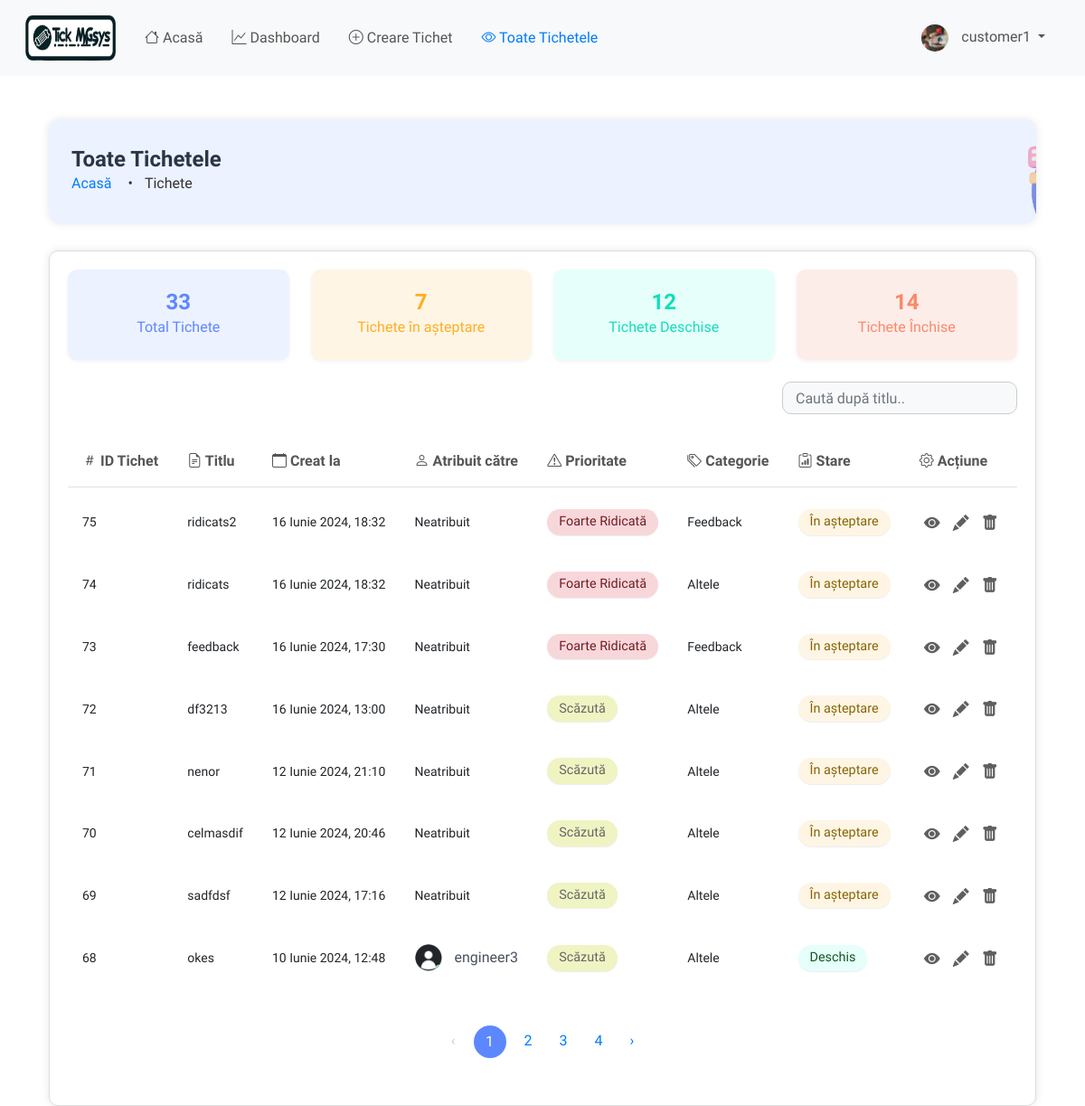
The app's page /ticket/all-tickets/ (signed in), older data.
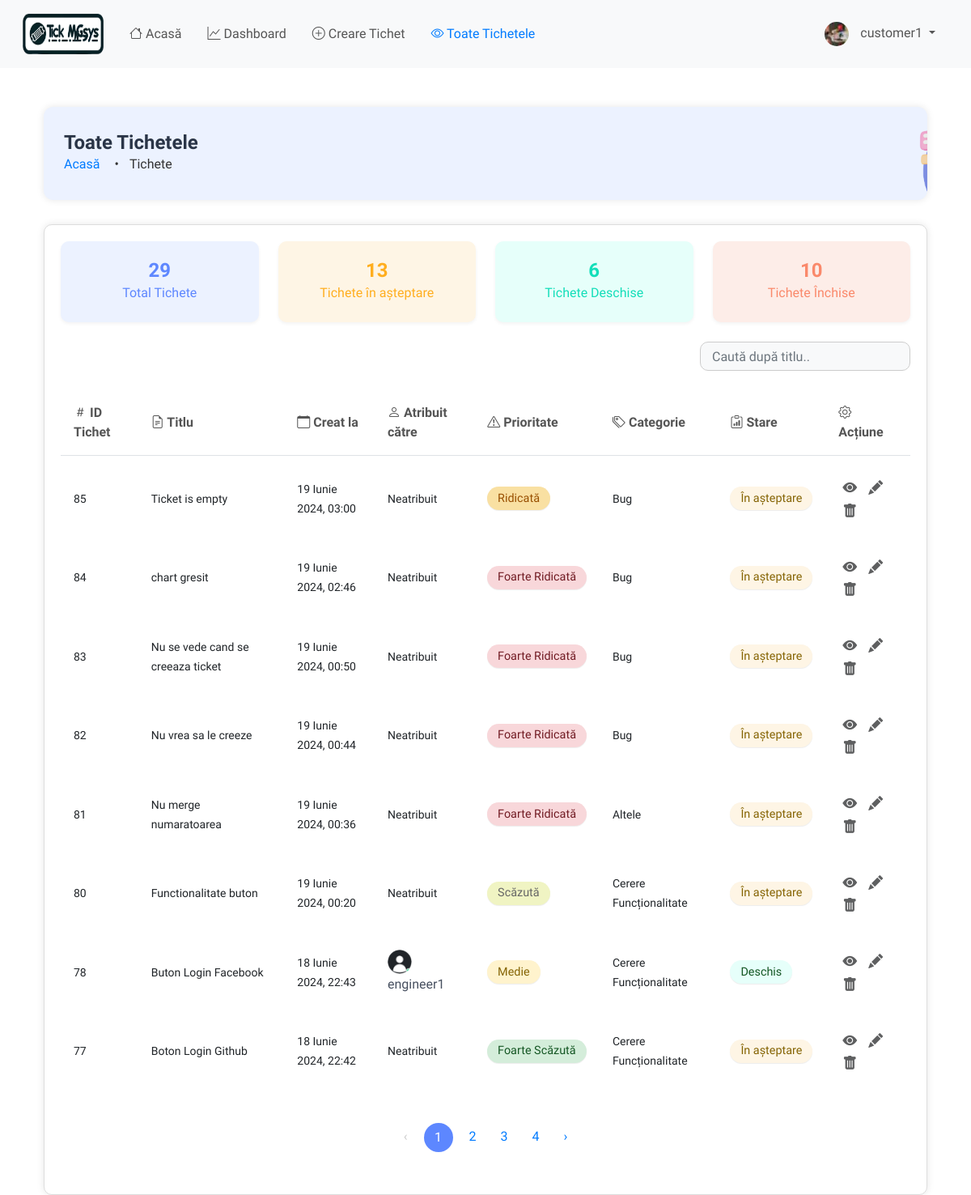
The same page, newer data.
### ticket/models.py (models this page shows, shortened)
class Ticket(models.Model):
    PRIORITY_CHOICES = (
        ('Very Low', 'Foarte Scăzut'),
        ('Low', 'Scăzut'),
        ('Medium', 'Mediu'),
        ('High', 'Ridicat'),
        ('Very High', 'Foarte Ridicat'),
    )
    CATEGORY_CHOICES = (
        ('Bug', 'Bug'),
        ('Feature Request', 'Cerere Funcționalitate'),
        ('Customer Support', 'Suport Client'),
        ('Sales', 'Vânzări'),
        ('Feedback', 'Feedback'),
        ('Other', 'Altele'),
    )
    STATUS_CHOICES = (
        ('Active', 'Activ'),
        ('Completed', 'Completat'),
        ('Pending', 'În așteptare'),
    )
    id = models.AutoField(primary_key=True)
    title = models.CharField(max_length=100, validators=[MaxLengthValidator(100)], unique=True)
    description = models.TextField()
    priority = models.CharField(max_length=9, choices=PRIORITY_CHOICES, default='Low')
    category = models.CharField(max_length=20, choices=CATEGORY_CHOICES, default='Other')
    created_by = models.ForeignKey(User, on_delete=models.CASCADE, related_name='tickets_created', editable=False)
    date_created = models.DateTimeField(auto_now_add=True)
    assigned_to = models.ForeignKey(User, on_delete=models.DO_NOTHING, null=True, blank=True,
                                    related_name='tickets_assigned')
    is_resolved = models.BooleanField(default=False)
    accepted_date = models.DateTimeField(null=True, blank=True)
    closed_date = models.DateTimeField(null=True, blank=True)
    ticket_status = models.CharField(max_length=20, choices=STATUS_CHOICES, default='Pending')
    updated_at = models.DateTimeField(auto_now=True)
    class Meta:
        verbose_name = "Ticket"
        verbose_name_plural = "Tickets"
        ordering = ['-date_created']
        unique_together = ('title', 'created_by')
        indexes = [
            models.Index(fields=['priority']),
            models.Index(fields=['category']),
            models.Index(fields=['ticket_status']),
            models.Index(fields=['date_created']),
            models.Index(fields=['updated_at']),
        ]

### users/models.py (models this page shows, shortened)
class User(AbstractUser):
    is_customer = models.BooleanField(default=False)
    is_engineer = models.BooleanField(default=False)
    is_admin = models.BooleanField(default=False)  # New field for admin users
    profile_image = models.ImageField(upload_to='profile_images/', default='profile_images/default.png')

### ticket/views.py (the view)
# urls.py: path('all-tickets/', views.all_tickets, name='all-tickets'),
@login_required
def all_tickets(request):
    status_filter = request.GET.get('status', 'all')
    if request.user.is_superuser:  # Admin users see all tickets
        base_queryset = Ticket.objects.all()
    else:  # Non-admin users see only their tickets
        base_queryset = Ticket.objects.filter(created_by=request.user)
    total_tickets = base_queryset.count()
    pending_tickets = base_queryset.filter(ticket_status='Pending').count()
    open_tickets = base_queryset.filter(ticket_status='Active').count()
    closed_tickets = base_queryset.filter(ticket_status='Completed').count()
    if status_filter != 'all':
        tickets_list = base_queryset.filter(ticket_status=status_filter.capitalize())
    else:
        tickets_list = base_queryset
    paginator = Paginator(tickets_list, 8)  # Show 8 tickets per page
    page = request.GET.get('page')
    try:
        tickets = paginator.page(page)
    except PageNotAnInteger:
        tickets = paginator.page(1)
    except EmptyPage:
        tickets = paginator.page(paginator.num_pages)
    context = {
        'tickets': tickets,
        'total_tickets': total_tickets,
        'pending_tickets': pending_tickets,
        'open_tickets': open_tickets,
        'closed_tickets': closed_tickets,
        'page': page,
        'status_filter': status_filter,
    }
    return render(request, 'ticket/all_tickets.html', context)

### templates/ticket/all_tickets.html (shortened to what the changed rows need)
{% extends 'base.html' %}
{% load static %}
{% block content %}
<div class="container mt-5">
  <div class="header-box">
    <div class="header-content">
      <h1 class="header-title">Toate Tichetele</h1>
    </div>
  </div>
  <div class="content-box">
    <div class="row">
      <div class="col-md-3 mb-4">
        <div class="card text-center bg-total-tickets ticket-card" onclick="window.location.href='?status=all'">
          <div class="card-body ticket-card-body">
            <p class="card-number ticket-card-number mb-0">{{ total_tickets }}</p>
            <h5 class="card-title ticket-card-title mt-0">Total Tichete</h5>
          </div>
        </div>
      </div>
      <div class="col-md-3 mb-4">
        <div class="card text-center bg-pending-tickets ticket-card" onclick="window.location.href='?status=pending'">
          <div class="card-body ticket-card-body">
            <p class="card-number ticket-card-number mb-0">{{ pending_tickets }}</p>
            <h5 class="card-title ticket-card-title mt-0">Tichete în așteptare</h5>
          </div>
        </div>
      </div>
      <div class="col-md-3 mb-4">
        <div class="card text-center bg-open-tickets ticket-card" onclick="window.location.href='?status=active'">
          <div class="card-body ticket-card-body">
            <p class="card-number ticket-card-number mb-0">{{ open_tickets }}</p>
            <h5 class="card-title ticket-card-title mt-0">Tichete Deschise</h5>
          </div>
        </div>
      </div>
      <div class="col-md-3 mb-4">
        <div class="card text-center bg-closed-tickets ticket-card" onclick="window.location.href='?status=completed'">
          <div class="card-body ticket-card-body">
            <p class="card-number ticket-card-number mb-0">{{ closed_tickets }}</p>
            <h5 class="card-title ticket-card-title mt-0">Tichete Închise</h5>
          </div>
        </div>
      </div>
    </div>
    <div class="table-responsive">
      <table class="table table-hover" id="ticketTable">
        <thead class="thead-light">
          <tr>
        <th scope="col"><i class="bi bi-hash"></i> ID Tichet</th>
        <th scope="col"><i class="bi bi-file-earmark-text"></i> Titlu</th>
        <th scope="col"><i class="bi bi-calendar"></i> Creat la</th>
        <th scope="col"><i class="bi bi-person"></i> Atribuit către</th>
        <th scope="col"><i class="bi bi-exclamation-triangle"></i> Prioritate</th>
        <th scope="col"><i class="bi bi-tags"></i> Categorie</th>
        <th scope="col"><i class="bi bi-clipboard-data"></i> Stare</th>
        <th scope="col"><i class="bi bi-gear"></i> Acțiune</th>
          </tr>
        </thead>
        <tbody>
          {% for ticket in tickets %}
          <tr class="ticket-row" data-status="{{ ticket.ticket_status|lower }}">
            <td><small>{{ ticket.id }}</small></td>
            <td><small>{{ ticket.title }}</small></td>
            <td><small>{{ ticket.date_created }}</small></td>
            <td>
              {% if ticket.assigned_to %}
              <img src="{{ ticket.assigned_to.profile_image.url }}" alt="Imagine de Profil {{ ticket.assigned_to.username }}" class="profile-image">
              <span class="assigned-username">{{ ticket.assigned_to.username }}</span>
              {% else %}
              <small>Neatribuit</small>
              {% endif %}
            </td>
            <td>
              {% if ticket.priority == 'Very Low' %}
              <span class="badge badge-very-low">Foarte Scăzută</span>
              {% elif ticket.priority == 'Low' %}
              <span class="badge badge-low">Scăzută</span>
              {% elif ticket.priority == 'Medium' %}
              <span class="badge badge-medium">Medie</span>
              {% elif ticket.priority == 'High' %}
              <span class="badge badge-high">Ridicată</span>
              {% elif ticket.priority == 'Very High' %}
              <span class="badge badge-very-high">Foarte Ridicată</span>
              {% endif %}
            </td>
            <td><small>{{ ticket.get_category_display }}</small></td>
            <td>
              {% if ticket.ticket_status == 'Active' %}
              <span class="badge badge-open">Deschis</span>
              {% elif ticket.ticket_status == 'Pending' %}
              <span class="badge badge-pending">În așteptare</span>
              {% elif ticket.ticket_status == 'Completed' %}
              <span class="badge badge-closed">Închis</span>
              {% endif %}
            </td>
            <td>
              <a href="{% url 'ticket-details' ticket.pk %}" class="btn btn-view btn-sm" title="Detalii">
                <i class="bi bi-eye-fill"></i>
              </a>
              {% if ticket.ticket_status == 'Completed' %}
                <span class="btn btn-edit btn-sm disabled" title="Editează">
                  <i class="bi bi-pencil-fill text-muted"></i>
                </span>
              {% else %}
                <a href="{% url 'update-ticket' ticket.pk %}" class="btn btn-edit btn-sm" title="Editează">
                  <i class="bi bi-pencil-fill"></i>
                </a>
              {% endif %}
              <a href="#" class="btn btn-delete btn-sm" data-bs-toggle="modal" data-bs-target="#deleteModal" data-ticket-id="{{ ticket.pk }}" title="Șterge">
                <i class="bi bi-trash-fill"></i>
              </a>
            </td>
          </tr>
          {% endfor %}
        </tbody>
      </table>
        <div class="pagination-container">
          <nav aria-label="Navigare pagină exemplu">
            <ul class="pagination">
              {% for num in tickets.paginator.page_range %}
              {% if num > tickets.number|add:'-4' and num < tickets.number|add:'4' %}
              {% if tickets.number == num %}
              <li class="page-item active"><a class="page-link" href="#">{{ num }}</a></li>
              {% else %}
              <li class="page-item"><a class="page-link" href="?page={{ num }}&status={{ status_filter }}">{{ num }}</a></li>
              {% endif %}
              {% endif %}
              {% endfor %}
            </ul>
          </nav>
        </div>
      </div>
    </div>
</div>
{% endblock content %}

Row changes from the older to the newer data that the page shows:
no longer on this page (row unchanged): Ticket: id "75", title "ridicats2", date_created "16 Iunie 2024, 18:32", shows "Neatribuit", priority "Foarte Ridicată", category "Feedback", ticket_status "În așteptare"
no longer on this page (row unchanged): Ticket: id "74", title "ridicats", date_created "16 Iunie 2024, 18:32", shows "Neatribuit", priority "Foarte Ridicată", category "Altele", ticket_status "În așteptare"
no longer on this page (row unchanged): Ticket: id "73", title "feedback", date_created "16 Iunie 2024, 17:30", shows "Neatribuit", priority "Foarte Ridicată", category "Feedback", ticket_status "În așteptare"
no longer on this page (row edited): Ticket: id "72", title "df3213", date_created "16 Iunie 2024, 13:00", shows "Neatribuit", priority "Scăzută", category "Altele", ticket_status "În așteptare"
no longer on this page (row edited): Ticket: id "71", title "nenor", date_created "12 Iunie 2024, 21:10", shows "Neatribuit", priority "Scăzută", category "Altele", ticket_status "În așteptare"
no longer on this page (row unchanged): Ticket: id "70", title "celmasdif", date_created "12 Iunie 2024, 20:46", shows "Neatribuit", priority "Scăzută", category "Altele", ticket_status "În așteptare"
no longer on this page (row unchanged): Ticket: id "69", title "sadfdsf", date_created "12 Iunie 2024, 17:16", shows "Neatribuit", priority "Scăzută", category "Altele", ticket_status "În așteptare"
no longer on this page (row edited): Ticket: id "68", title "okes", date_created "10 Iunie 2024, 12:48", assigned_to.profile_image (placeholder picture), assigned_to.username "engineer3", priority "Scăzută", category "Altele", ticket_status "Deschis"
added Ticket: id "85", title "Ticket is empty", date_created "19 Iunie 2024, 03:00", shows "Neatribuit", priority "Ridicată", category "Bug", ticket_status "În așteptare"
added Ticket: id "84", title "chart gresit", date_created "19 Iunie 2024, 02:46", shows "Neatribuit", priority "Foarte Ridicată", category "Bug", ticket_status "În așteptare"
added Ticket: id "83", title "Nu se vede cand se creeaza ticket", date_created "19 Iunie 2024, 00:50", shows "Neatribuit", priority "Foarte Ridicată", category "Bug", ticket_status "În așteptare"
added Ticket: id "82", title "Nu vrea sa le creeze", date_created "19 Iunie 2024, 00:44", shows "Neatribuit", priority "Foarte Ridicată", category "Bug", ticket_status "În așteptare"
added Ticket: id "81", title "Nu merge numaratoarea", date_created "19 Iunie 2024, 00:36", shows "Neatribuit", priority "Foarte Ridicată", category "Altele", ticket_status "În așteptare"
added Ticket: id "80", title "Functionalitate buton", date_created "19 Iunie 2024, 00:20", shows "Neatribuit", priority "Scăzută", category "Cerere Funcționalitate", ticket_status "În așteptare"
added Ticket: id "78", title "Buton Login Facebook", date_created "18 Iunie 2024, 22:43", assigned_to.profile_image (placeholder picture), assigned_to.username "engineer1", priority "Medie", category "Cerere Funcționalitate", ticket_status "Deschis"
added Ticket: id "77", title "Boton Login Github", date_created "18 Iunie 2024, 22:42", shows "Neatribuit", priority "Foarte Scăzută", category "Cerere Funcționalitate", ticket_status "În așteptare"
Text that changed along with them:
{{ total_tickets }}: "33" → "29"
{{ pending_tickets }}: "7" → "13"
{{ open_tickets }}: "12" → "6"
{{ closed_tickets }}: "14" → "10"
